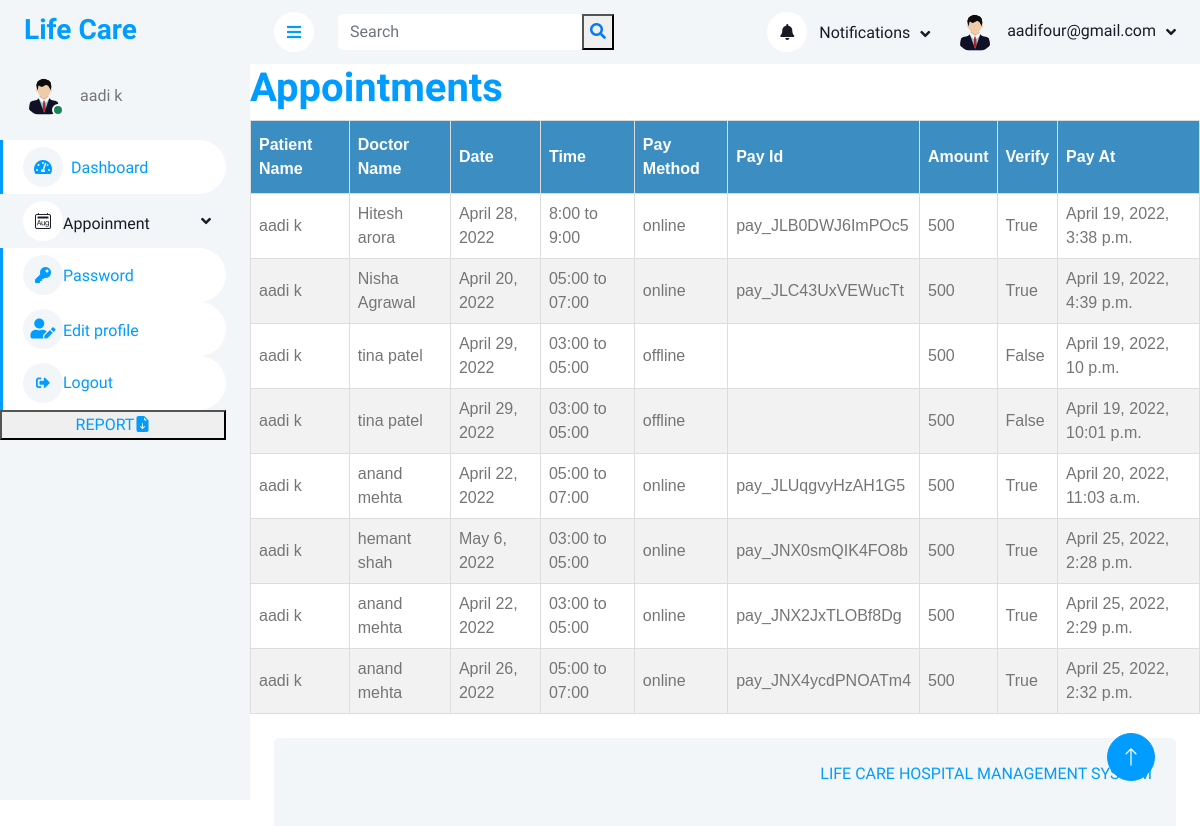
Page /pviewappointment/ (signed in) on the committed database.
### myapp/models.py (models this page shows, shortened)
class User(models.Model):
    fname=models.CharField(max_length=30)
    lname=models.CharField(max_length=30)
    email=models.EmailField(unique=True)
    password=models.CharField(max_length=30)
    phone=models.CharField(max_length=10)
    address=models.TextField()
    age=models.CharField(max_length=10)
    gender=models.CharField(max_length=10)
    pic=models.FileField(upload_to='profile',default='avatar.png')

class Appointments(models.Model):
    patient=models.ForeignKey(User,on_delete=models.CASCADE)
    doctor=models.ForeignKey(Doctors,on_delete=models.CASCADE)
    date=models.DateField()
    time=models.CharField(max_length=25)
    pay_method=models.CharField(max_length=30)
    pay_id=models.CharField(max_length=50)
    amount=models.IntegerField(default=0)
    verify=models.BooleanField(default=False)
    pay_at=models.DateTimeField(auto_now_add=True)
    def __str__(self):
        return self.patient.email

### Doctor/models.py (models this page shows, shortened)
class Doctors(models.Model):
    doctorname = models.CharField(max_length=50)
    doctoremail=models.EmailField(unique=True)
    password=models.CharField(max_length=30)
    phone=models.CharField(max_length=13)
    specialization=models.CharField(max_length=30)
    doc_pic=models.FileField(upload_to='profile',default='doc.png')
    fees=models.IntegerField()

### myapp/views.py (the view)
# urls.py: path('pviewappointment/',views.pviewappointment,name="pviewappointment"),
def pviewappointment(request):
    uid=User.objects.get(email=request.session['email'])
    appointments=Appointments.objects.filter(Q(patient=uid) & Q(Q(pay_method = 'online') & Q(verify = True) | Q(pay_method='offline')))
    print(appointments)
    return render(request,'pviewappointment.html',{'appointments':appointments,'uid':uid})

### myapp/templates/pviewappointment.html (shortened to what this page needs)
{% extends 'header.html' %}
{% load static %}
{% block content %}
<head>
    </head>
    <h1 style="color:#009CFF">Appointments</h1>
    <table id="customers">
        <thead>
            <tr>
                <th>Patient Name</th>
                <th>Doctor Name</th>
                <th>Date</th>
                <th>Time</th>
                <th>Pay Method</th>
                <th>Pay Id</th>
                <th>Amount</th>
                <th>Verify</th>
                <th>Pay At</th>
            </tr>
        </thead>
        <tbody>
            {% for one in appointments %}
            <tr>
                <td>{{one.patient.fname}} {{one.patient.lname}}</td>
                <td>{{one.doctor.doctorname}}</td>
                <td>{{one.date}}</td>
                <td>{{one.time}}</td>
                <td>{{one.pay_method}}</td>
                <td>{{one.pay_id}}</td>
                <td>{{one.amount}}</td>
                <td>{{one.verify}}</td>
                <td>{{one.pay_at}}</td>
            </tr>
            {% endfor %}
        </tbody>
    </table>
    {% endblock %}

### myapp/templates/header.html (shortened to what this page needs)
{% load static %}
<!DOCTYPE html>
<html lang="en">
<head>
    <link href="https://cdnjs.cloudflare.com/ajax/libs/font-awesome/5.10.0/css/all.min.css" rel="stylesheet">
    <link href="https://cdn.jsdelivr.net/npm/bootstrap-icons@1.4.1/font/bootstrap-icons.css" rel="stylesheet">
    <link href='{%static "lib/owlcarousel/assets/owl.carousel.min.css" %}' rel="stylesheet">
    <link href='{%static "lib/tempusdominus/css/tempusdominus-bootstrap-4.min.css" %}' rel="stylesheet" />
    <link href='{%static "pdashcss/bootstrap.min.css" %}' rel="stylesheet">
    <link href='{%static "pdashcss/style.css" %}' rel="stylesheet">
</head>
<body>
    <div class="container-xxl position-relative bg-white d-flex p-0" >
        <div class="sidebar pe-4 pb-3" >
            <nav class="navbar bg-light navbar-light">
                <a href='{% url "index" %}' class="navbar-brand mx-4 mb-3">
                    <h3 class="text-primary">Life Care</h3>
                </a>
                <div class="d-flex align-items-center ms-4 mb-4">
                    <div class="position-relative">
                        <img class="rounded-circle" src="{{uid.pic.url}}" alt="" style="width: 40px; height: 40px;">
                        <div class="bg-success rounded-circle border border-2 border-white position-absolute end-0 bottom-0 p-1"></div>
                    </div>
                    <div class="ms-3">
                        <span>{{uid.fname}} {{uid.lname}}</span>
                    </div>
                </div>
                <div class="navbar-nav w-100" >
                    <a href='{% url "pdash" %}' class="nav-item nav-link active"><i class="fa fa-tachometer-alt me-2"></i>Dashboard</a>
                    <div class="nav-item dropdown">
                        <a href="#" class="nav-link dropdown-toggle" data-bs-toggle="dropdown"><i class="bi bi-calendar2-month"></i>Appoinment</a>
                    </div>
                    <div class="navbar-nav w-100" >
                        <a href='{% url "pchangepass" %}' class="nav-item nav-link active"><i class="fa fa-key" aria-hidden="true"></i>Password</a>
                        <div class="navbar-nav w-100" >
                            <a href='{% url "pedit" %}' class="nav-item nav-link active"><i class='fas fa-user-edit' style='font-size:20px'></i>Edit profile</a>
                            <div class="navbar-nav w-100" >
                                <a href='{% url "plogout" %}' class="nav-item nav-link active"><i class="fas fa-sign-out-alt fa-sm fa-fw mr-2 text-gray-400"></i>Logout</a>
                                <div class="navbar-nav w-100" >
                                    <button class="custom-btn btn-9"><a href="{{one.test_result.url}}" > REPORT<i class="bi bi-file-earmark-arrow-down-fill"></i></a></button>
                            </div>
                            </div>
                            </div>
                            </div>
            </nav>
        </div>
        <div class="content">
            <nav class="navbar navbar-expand bg-light navbar-light sticky-top px-4 py-0">
                <a href="#" class="sidebar-toggler flex-shrink-0">
                    <i class="fa fa-bars"></i>
                </a>
                <form class="d-none d-md-flex ms-4" action="" >
                    <input class="form-control border-0" type="search" name="search" placeholder="Search"> <button><i class="fa fa-search" style="color:#007bff"></i></button>
                </form>
                <div class="navbar-nav align-items-center ms-auto">
                    <div class="nav-item dropdown">
                        <a href="#" class="nav-link dropdown-toggle" data-bs-toggle="dropdown">
                            <i class="fa fa-bell me-lg-2"></i>
                            <span class="d-none d-lg-inline-flex">Notifications</span>
                        </a>
                    </div>
                    <div class="nav-item dropdown">
                        <a href="#" class="nav-link dropdown-toggle" data-bs-toggle="dropdown">
                            <img class="rounded-circle me-lg-2" src="{{uid.pic.url}}"alt="" style="width: 40px; height: 40px;">
                            <span class="d-none d-lg-inline-flex">{{uid.email}}</span>
                        </a>
                    </div>
                </div>
            </nav>
            {% block content %}
            {% endblock %}
             <div class="container-fluid pt-4 px-4">
                <div class="bg-light rounded-top p-4">
                    <div class="row">
                        <div class="col-12 col-sm-6 text-center text-sm-start">
                        </div>
                        <div class="col-12 col-sm-6 text-center text-sm-end">
                            <p style="color: #009CFF;">LIFE CARE HOSPITAL MANAGEMENT SYSTEM</p>
                        </div>
                    </div>
                </div>
            </div>
        </div>
            <a href="#" class="btn btn-lg btn-primary btn-lg-square back-to-top"><i class="bi bi-arrow-up"></i></a>
        </div>
    </body>
    </html>

### myapp/static/pdashcss/style.css (style rules this page uses)
:root { --primary: #009CFF; --light: #F3F6F9; --dark: #191C24; }
.back-to-top { position: fixed; display: none; right: 45px; bottom: 45px; z-index: 99; }
.btn { transition: .5s; }
.btn.btn-primary { color: #FFFFFF; }
.btn-lg-square { width: 48px; height: 48px; }
.btn-square, .btn-sm-square, .btn-lg-square { padding: 0; display: inline-flex; align-items: center; justify-content: center; font-weight: normal; border-radius: 50px; }
.sidebar { position: fixed; top: 0; left: 0; bottom: 0; width: 250px; height: 100vh; overflow-y: auto; background: var(--light); transition: 0.5s; z-index: 999; }
.content { margin-left: 250px; min-height: 100vh; background: #FFFFFF; transition: 0.5s; }
@media (min-width: 992px) { .sidebar { margin-left: 0; } }
@media (min-width: 992px) { .content { width: calc(100% - 250px); } }
.sidebar .navbar .navbar-nav .nav-link { padding: 7px 20px; color: var(--dark); font-weight: 500; border-left: 3px solid var(--light); border-radius: 0 30px 30px 0; outline: none; }
.sidebar .navbar .navbar-nav .nav-link:hover, .sidebar .navbar .navbar-nav .nav-link.active { color: var(--primary); background: #FFFFFF; border-color: var(--primary); }
.sidebar .navbar .navbar-nav .nav-link i { width: 40px; height: 40px; display: inline-flex; align-items: center; justify-content: center; background: #FFFFFF; border-radius: 40px; }
.sidebar .navbar .navbar-nav .nav-link:hover i, .sidebar .navbar .navbar-nav .nav-link.active i { background: var(--light); }
.sidebar .navbar .dropdown-toggle::after { position: absolute; top: 15px; right: 15px; border: none; content: "\f107"; font-family: "Font Awesome 5 Free"; font-weight: 900; transition: .5s; }
.content .navbar .navbar-nav .nav-link { margin-left: 25px; padding: 12px 0; color: var(--dark); outline: none; }
.content .navbar .sidebar-toggler, .content .navbar .navbar-nav .nav-link i { width: 40px; height: 40px; display: inline-flex; align-items: center; justify-content: center; background: #FFFFFF; border-radius: 40px; }
.content .navbar .dropdown-toggle::after { margin-left: 6px; vertical-align: middle; border: none; content: "\f107"; font-family: "Font Awesome 5 Free"; font-weight: 900; transition: .5s; }

### myapp/templates/pviewappointment.html (style rules this page uses)
#customers { font-family: Arial, Helvetica, sans-serif; border-collapse: collapse; width: 100%; }
#customers td, #customers th { border: 1px solid #ddd; padding: 8px; }
#customers tr:nth-child(even) { background-color: #f2f2f2; }
#customers th { padding-top: 12px; padding-bottom: 12px; text-align: left; background-color: #3c8ec2; color: white; }

### rows in the picture
User: pic (placeholder picture), fname "aadi", lname "k", email "aadifour@gmail.com"
Appointments: patient.fname "aadi", patient.lname "k", doctor.doctorname "Hitesh arora", date "April 28, 2022", time "8:00 to 9:00", pay_method "online", pay_id "pay_JLB0DWJ6ImPOc5", amount "500", verify "True", pay_at "April 19, 2022, 3:38 p.m."
Appointments: patient.fname "aadi", patient.lname "k", doctor.doctorname "Nisha Agrawal", date "April 20, 2022", time "05:00 to 07:00", pay_method "online", pay_id "pay_JLC43UxVEWucTt", amount "500", verify "True", pay_at "April 19, 2022, 4:39 p.m."
Appointments: patient.fname "aadi", patient.lname "k", doctor.doctorname "tina patel", date "April 29, 2022", time "03:00 to 05:00", pay_method "offline", amount "500", verify "False", pay_at "April 19, 2022, 10 p.m."
Appointments: patient.fname "aadi", patient.lname "k", doctor.doctorname "tina patel", date "April 29, 2022", time "03:00 to 05:00", pay_method "offline", amount "500", verify "False", pay_at "April 19, 2022, 10:01 p.m."
Appointments: patient.fname "aadi", patient.lname "k", doctor.doctorname "anand mehta", date "April 22, 2022", time "05:00 to 07:00", pay_method "online", pay_id "pay_JLUqgvyHzAH1G5", amount "500", verify "True", pay_at "April 20, 2022, 11:03 a.m."
Appointments: patient.fname "aadi", patient.lname "k", doctor.doctorname "hemant shah", date "May 6, 2022", time "03:00 to 05:00", pay_method "online", pay_id "pay_JNX0smQIK4FO8b", amount "500", verify "True", pay_at "April 25, 2022, 2:28 p.m."
Appointments: patient.fname "aadi", patient.lname "k", doctor.doctorname "anand mehta", date "April 22, 2022", time "03:00 to 05:00", pay_method "online", pay_id "pay_JNX2JxTLOBf8Dg", amount "500", verify "True", pay_at "April 25, 2022, 2:29 p.m."
Appointments: patient.fname "aadi", patient.lname "k", doctor.doctorname "anand mehta", date "April 26, 2022", time "05:00 to 07:00", pay_method "online", pay_id "pay_JNX4ycdPNOATm4", amount "500", verify "True", pay_at "April 25, 2022, 2:32 p.m."
